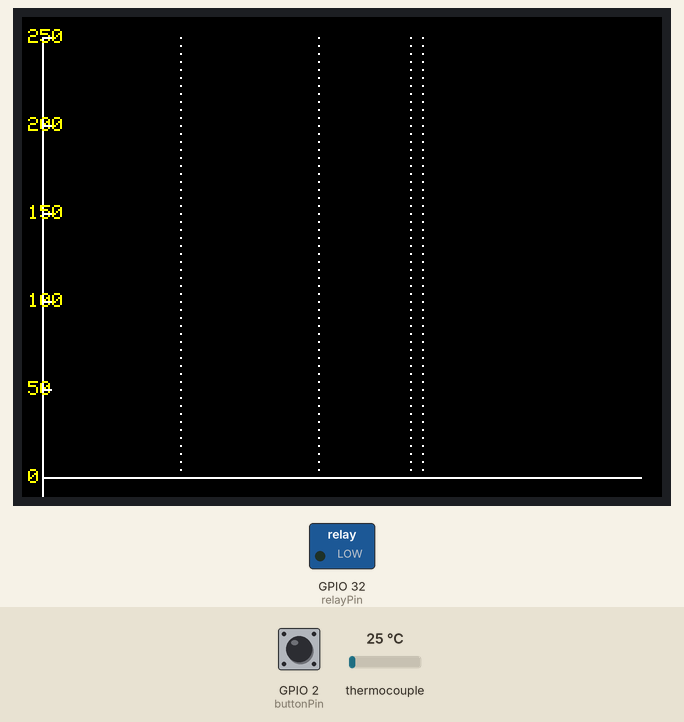
The sketch below on a simulated ESP32. On the bench: 320×240 colour display, switched loads named in the sketch (green lamp = pin HIGH). Inputs (shaded band) come from the test bench; at power-on: GPIO 2 (buttonPin) HIGH, thermocouple 25 °C. Pins used as bus, display or sensor lines are not drawn; what the sketch prints to the serial monitor is not drawn.

Above: at 1.3 s.
1.4 s: GPIO 2 (buttonPin) pulled LOW for 0.15 s
At 2.3 s:
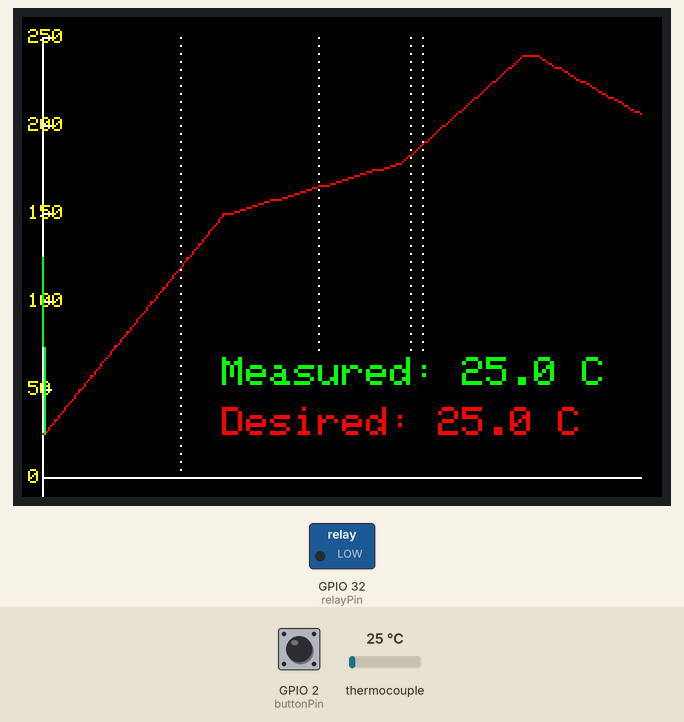
4.5 s: thermocouple set to 75 °C
At 5.2 s:
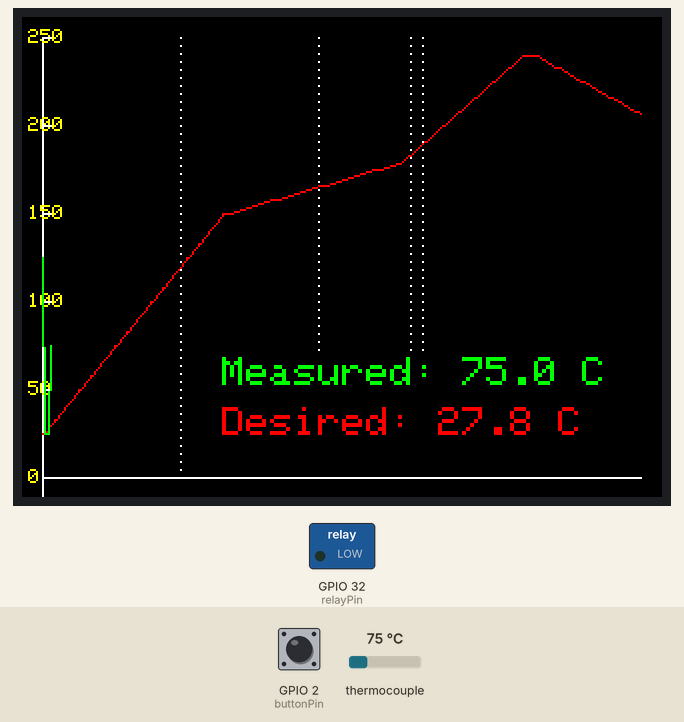
7.0 s: thermocouple set to 6 °C
At 8.9 s:
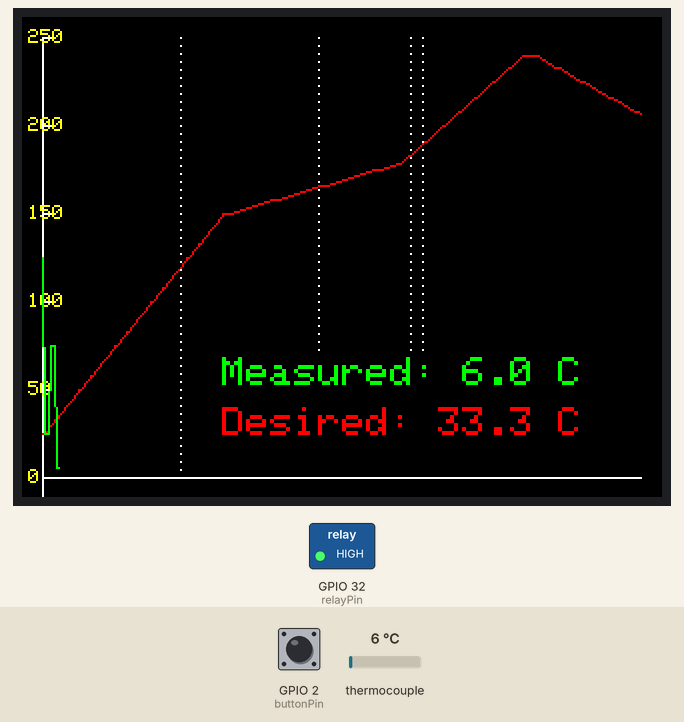
9.0 s: GPIO 2 (buttonPin) pulled LOW for 1 s
At 9.6 s:
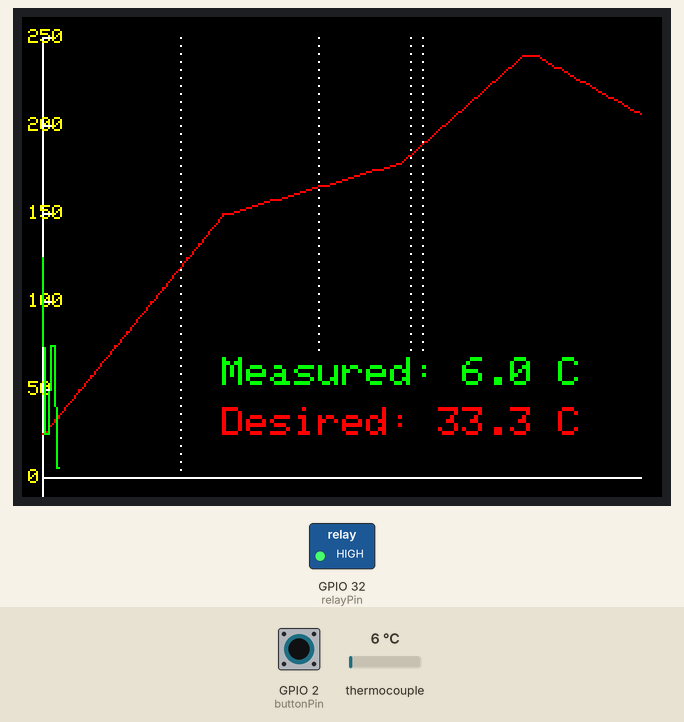
Timing chart, 0 to 12.0 s (numbered marks = the images above; inputs shaded):
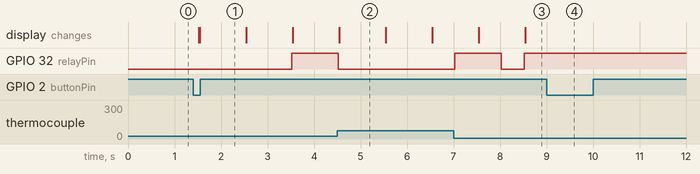

The sketch:

brokenprofile.ino
```cpp
#include <Arduino_GFX_Library.h>
#include <max6675.h>
#include <QuickPID.h>

#define TFT_SCK    18
#define TFT_MOSI   23
#define TFT_MISO   19
#define TFT_CS     22
#define TFT_DC     21
#define TFT_RESET  17

#define BLUE      0x001F
#define GREEN     0x07E0
#define RED       0xF800
#define YELLOW    0xFFE0
#define WHITE     0xFFFF
#define BLACK     0x0000

static int count = 0;
static String temp_str = "0";

#define MAX6675_SOFT_SCK_PIN 25
#define MAX6675_SOFT_CS_PIN  26
#define MAX6675_SOFT_MISO_PIN 27

#define buttonPin 2
#define relayPin 32

const unsigned long windowSize = 250; // 0.5 seconds
const byte debounce = 50;
float Input, Output, Setpoint = 10, Kp = 2, Ki = 2, Kd = 4;

//float Input, Output, Setpoint = 10, Kp = 2, Ki = 2, Kd = 3;

// Start with Kp = 2.0, Ki = 2.0, Kd = 8.0.
// If oscillation persists, adjust to Kp = 1.5, Ki = 2.0, Kd = 9.0.
// If still not satisfactory, try Kp = 1.0, Ki = 2.0, Kd = 10.0.


//float Input, Output, Setpoint = 10, Kp = 2, Ki = 2, Kd = 5;

// status
unsigned long windowStartTime, nextSwitchTime;
boolean relayStatus = false;

QuickPID myPID(&Input, &Output, &Setpoint, Kp, Ki, Kd,
               myPID.pMode::pOnError,
               myPID.dMode::dOnMeas,
               myPID.iAwMode::iAwClamp,
               myPID.Action::direct);

// Use software SPI for MAX6675
MAX6675 thermocouple(MAX6675_SOFT_SCK_PIN, MAX6675_SOFT_CS_PIN, MAX6675_SOFT_MISO_PIN);

Arduino_ESP32SPI bus(TFT_DC, TFT_CS, TFT_SCK, TFT_MOSI, TFT_MISO);
Arduino_ILI9341 display(&bus, TFT_RESET);

int x_pos;
float temp, temp_old = 120;
float last_desired_temp = 0;
byte x_scale = 1;
byte y_scale = 1;
bool reflow_complete = false;
int state = 0;

const unsigned long debounceDelay = 50;
unsigned long lastDebounceTime = 0;
int lastButtonState = HIGH;
int buttonState = HIGH;

// Define the optimal reflow profile
const int profile_length = 300; // 300 seconds (5 minutes)
float reflow_profile[profile_length];

// PID and display update intervals
const unsigned long pidInterval = 500; // PID computation interval in milliseconds
const unsigned long displayInterval = 1000; // Display update interval in milliseconds

unsigned long reflowStartTime; // Declare reflowStartTime globally

void setup() {
  Serial.begin(57600);

  display.begin();
  display.setRotation(3);
  display.fillScreen(BLACK);

  pinMode(TFT_CS, OUTPUT);
  pinMode(relayPin, OUTPUT);
  pinMode(buttonPin, INPUT_PULLUP);

  pinMode(MAX6675_SOFT_CS_PIN, OUTPUT);
  digitalWrite(TFT_CS, HIGH);
  digitalWrite(MAX6675_SOFT_CS_PIN, HIGH);

  createReflowProfile();
  drawGraphAxes();
  drawLegend();
  drawVerticalBars();

  myPID.SetOutputLimits(0, windowSize);
  myPID.SetSampleTimeUs(pidInterval * 1000); // Set the PID sample time to 500ms
  myPID.SetMode(myPID.Control::automatic);
}

void loop() {
  static unsigned long lastPIDTime = 0;
  static unsigned long lastDisplayTime = 0;
  unsigned long msNow = millis();

  checkButton();

  if (state == 1 && !reflow_complete) {
    reflow();
  }

  if (reflow_complete) {
    handleReflowComplete(msNow);
  }

  Serial.println(count);
}

void handleReflowComplete(unsigned long msNow) {
  static unsigned long lastUpdateTime = 0;
  static bool showingCompleteMessage = false;

  if (!showingCompleteMessage) {
    display.fillScreen(BLACK);
    display.setTextColor(YELLOW);
    display.setTextSize(3);
    display.setCursor(50, 100);
    display.print("Reflow Complete!");
    showingCompleteMessage = true;
    lastUpdateTime = msNow;
  } else if (msNow - lastUpdateTime >= 1000) {
    display.fillScreen(BLACK);
    display.setTextColor(WHITE);
    display.setTextSize(2);
    display.setCursor(100, 120);
    display.print("Press Button");
    display.setCursor(100, 80);
    display.print("Start Reflow");

    while (reflow_complete) {
      checkButton();
      if (state == 1) {
        reflow_complete = false;
        showingCompleteMessage = false;
        break;
      }
      delay(10);  // Short delay to prevent excessive CPU usage
    }
  }
}

void checkButton() {
  int reading = digitalRead(buttonPin);

  if (reading != lastButtonState) {
    lastDebounceTime = millis();
  }

  if ((millis() - lastDebounceTime) > debounceDelay) {
    if (reading != buttonState) {
      buttonState = reading;

      if (buttonState == LOW) {
        Serial.println("Push button pressed");
        if (state == 1) {
          state = 0;
          Serial.println("Reflow aborted");
        } else if (state == 0) {
          state = 1;
          Serial.println("Reflow started");
        }
      }
    }
  }

  lastButtonState = reading;
}

void reflow() {
  reflowStartTime = millis(); // Initialize reflowStartTime
  static unsigned long lastPIDTime = 0;
  static unsigned long lastDisplayTime = 0;
  x_pos = 11; // Reset x_pos at the start of reflow
  clearOldPlot();
  drawGraphAxes();
  drawReflowProfile(); // Redraw the profile
  drawLegend();
  drawVerticalBars();

  while (state == 1) {
    unsigned long msNow = millis();

    if (msNow - lastPIDTime >= pidInterval) {
      computePID(msNow);
      lastPIDTime = msNow;
    }

    if (msNow - lastDisplayTime >= displayInterval) {
      updateDisplay(msNow, reflowStartTime);
      lastDisplayTime = msNow;
    }

    if ((msNow - reflowStartTime) >= 300000) { // Check if 5 minutes (300000 ms) have passed
      reflow_complete = true;
      state = 0;
      break;
    }

    checkButton();
    if (state == 0) break;
  }
}

void computePID(unsigned long msNow) {
  float desired_temp = getDesiredTemperature((msNow - reflowStartTime) / 1000);
  temp = readTemperature();

  Setpoint = desired_temp;
  Input = temp;

  if (myPID.Compute()) {
    windowStartTime = msNow;
  }

  if (!relayStatus && Output > (msNow - windowStartTime)) {
    if (msNow > nextSwitchTime) {
      nextSwitchTime = msNow + debounce;
      relayStatus = true;
      digitalWrite(relayPin, HIGH);
    }
  } else if (relayStatus && Output < (msNow - windowStartTime)) {
    if (msNow > nextSwitchTime) {
      nextSwitchTime = msNow + debounce;
      relayStatus = false;
      digitalWrite(relayPin, LOW);
    }
  }
}

void updateDisplay(unsigned long msNow, unsigned long reflowStartTime) {
  float desired_temp = getDesiredTemperature((msNow - reflowStartTime) / 1000);
  temp = readTemperature();

  temp_str = String(temp, 1);
  String desired_temp_str = String(desired_temp, 1);

  float y_pos = map(temp, 0, 250, 230, 10);

  display.drawLine(x_pos - x_scale, temp_old, x_pos, y_pos, GREEN);
  temp_old = y_pos;

  display.fillRect(90, 170, 230, 60, BLACK);

  display.setCursor(100, 170);
  display.setTextColor(GREEN);
  display.setTextSize(2);
  display.print("Measured: ");
  display.print(temp_str);
  display.print(" C");

  display.setCursor(100, 195);
  display.setTextColor(RED);
  display.setTextSize(2);
  display.print("Desired: ");
  display.print(desired_temp_str);
  display.print(" C");

  x_pos += x_scale;
}

float readTemperature() {
  digitalWrite(TFT_CS, HIGH);
  digitalWrite(MAX6675_SOFT_CS_PIN, LOW);
  delay(1);

  float tempC = thermocouple.readCelsius();

  digitalWrite(MAX6675_SOFT_CS_PIN, HIGH);
  digitalWrite(TFT_CS, LOW);

  Serial.print("Temperature: ");
  Serial.print(tempC);
  Serial.println(" °C");

  return tempC;
}

float getDesiredTemperature(int elapsedSeconds) {
  int index = map(elapsedSeconds, 0, profile_length, 0, profile_length - 1);
  return reflow_profile[index];
}

void createReflowProfile() {
  int preheat_duration = 90;
  int soak_duration = 90;
  int reflow_duration = 60;
  int peak_duration = 8; // Adjusted peak duration to 8 seconds
  int cooling_duration = 142; // Adjusted cooling duration to maintain total duration

  for (int i = 0; i < preheat_duration; i++) {
    reflow_profile[i] = 25.0 + (125.0 * i / preheat_duration);
  }

  for (int i = preheat_duration; i < preheat_duration + soak_duration; i++) {
    reflow_profile[i] = 150.0 + (30.0 * (i - preheat_duration) / soak_duration);
  }

  for (int i = preheat_duration + soak_duration; i < preheat_duration + soak_duration + reflow_duration; i++) {
    reflow_profile[i] = 180.0 + (60.0 * (i - (preheat_duration + soak_duration)) / reflow_duration);
  }

  for (int i = preheat_duration + soak_duration + reflow_duration; i < preheat_duration + soak_duration + reflow_duration + peak_duration; i++) {
    reflow_profile[i] = 240.0;
  }

  for (int i = preheat_duration + soak_duration + reflow_duration + peak_duration; i < profile_length; i++) {
    reflow_profile[i] = 240.0 - (90.0 * (i - (preheat_duration + soak_duration + reflow_duration + peak_duration)) / cooling_duration);
  }
}

void drawReflowProfile() {
  for (int i = 1; i < profile_length; i++) {
    int x1 = map(i - 1, 0, profile_length, 10, 310);
    int y1 = map(reflow_profile[i - 1], 0, 250, 230, 10);
    int x2 = map(i, 0, profile_length, 10, 310);
    int y2 = map(reflow_profile[i], 0, 250, 230, 10);
    display.drawLine(x1, y1, x2, y2, RED);
  }
}

void drawGraphAxes() {
  display.drawFastVLine(10, 10, 230, WHITE);
  display.drawFastHLine(10, 230, 300, WHITE);

  display.setTextColor(YELLOW);
  display.setTextSize(1);
  display.setCursor(3, 226);
  display.print("0");

  for (int i = 50; i <= 250; i += 50) {
    int y = map(i, 0, 250, 230, 10);
    display.setCursor(3, y - 4);
    display.print(i);
    display.drawFastHLine(10, y, 5, WHITE);
  }
}

void drawVerticalBars() {
  int preheat_duration = 90;
  int soak_duration = 90;
  int reflow_duration = 60;
  int peak_duration = 8;
  int cooling_duration = 142;

  int total_duration = preheat_duration + soak_duration + reflow_duration + peak_duration + cooling_duration;

  drawDottedLine(map(preheat_duration, 0, total_duration, 10, 310), 10, 230, WHITE);
  drawDottedLine(map(preheat_duration + soak_duration, 0, total_duration, 10, 310), 10, 230, WHITE);
  drawDottedLine(map(preheat_duration + soak_duration + reflow_duration, 0, total_duration, 10, 310), 10, 230, WHITE);
  drawDottedLine(map(preheat_duration + soak_duration + reflow_duration + peak_duration, 0, total_duration, 10, 310), 10, 230, WHITE);
}

void drawDottedLine(int x, int y_start, int y_end, uint16_t color) {
  for (int y = y_start; y < y_end; y += 4) {
    display.drawPixel(x, y, color);
  }
}

void drawLegend() {
  display.setTextColor(RED);
  display.setTextSize(1);
  display.setCursor(50, 240);
  display.print("Optimal Reflow Profile");

  display.setTextColor(GREEN);
  display.setCursor(200, 240);
  display.print("Measured Temp");
}

void clearOldPlot() {
  display.fillRect(10, 10, 310, 220, BLACK);
}
```

Measured:
- after the input at 1.4 s, GPIO 32 (relayPin): LOW → HIGH after 2.1 s; the display: first changes after 0.12 s (image 1 shows a later state)
- after the input at 4.5 s, GPIO 32 (relayPin): goes on until 4.5 s, then stays LOW
- after the input at 7.0 s, GPIO 32 (relayPin): LOW → HIGH at once, → LOW 1.0 s later, → HIGH 0.50 s later
- after the input at 9.0 s, GPIO 32 (relayPin): stops changing and stays HIGH
